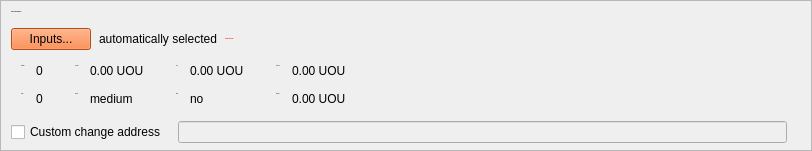
    <widget class="QFrame" name="frameCoinControl">
     <property name="sizePolicy">
      <sizepolicy hsizetype="Expanding" vsizetype="Expanding">
       <horstretch>0</horstretch>
       <verstretch>0</verstretch>
      </sizepolicy>
     </property>
     <property name="maximumSize">
      <size>
       <width>16777215</width>
       <height>16777215</height>
      </size>
     </property>
     <property name="frameShape">
      <enum>QFrame::StyledPanel</enum>
     </property>
     <property name="frameShadow">
      <enum>QFrame::Sunken</enum>
     </property>
     <layout class="QVBoxLayout" name="verticalLayoutCoinControl2">
      <property name="spacing">
       <number>0</number>
      </property>
      <property name="leftMargin">
       <number>0</number>
      </property>
      <property name="topMargin">
       <number>0</number>
      </property>
      <property name="rightMargin">
       <number>0</number>
      </property>
      <property name="bottomMargin">
       <number>6</number>
      </property>
      <item>
       <layout class="QVBoxLayout" name="verticalLayoutCoinControl" stretch="0,0,0,0,1">
        <property name="spacing">
         <number>0</number>
        </property>
        <property name="leftMargin">
         <number>10</number>
        </property>
        <property name="topMargin">
         <number>10</number>
        </property>
        <item>
         <layout class="QHBoxLayout" name="horizontalLayoutCoinControl1">
          <property name="bottomMargin">
           <number>15</number>
          </property>
          <item>
           <widget class="QLabel" name="labelCoinControlFeatures">
            <property name="sizePolicy">
             <sizepolicy hsizetype="Preferred" vsizetype="Maximum">
              <horstretch>0</horstretch>
              <verstretch>0</verstretch>
             </sizepolicy>
            </property>
            <property name="font">
             <font>
              <pointsize>-1</pointsize>
              <weight>75</weight>
              <bold>true</bold>
             </font>
            </property>
            <property name="styleSheet">
             <string notr="true">font-weight:bold;</string>
            </property>
            <property name="text">
             <string>Coin Control Features</string>
            </property>
           </widget>
          </item>
         </layout>
        </item>
        <item>
         <layout class="QHBoxLayout" name="horizontalLayoutCoinControl2" stretch="0,0,0,0">
          <property name="spacing">
           <number>8</number>
          </property>
          <property name="bottomMargin">
           <number>10</number>
          </property>
          <item>
           <widget class="QPushButton" name="pushButtonCoinControl">
            <property name="styleSheet">
             <string notr="true">background-color:#f57026;</string>
            </property>
            <property name="text">
             <string>Inputs...</string>
            </property>
            <property name="autoDefault">
             <bool>false</bool>
            </property>
           </widget>
          </item>
          <item>
           <widget class="QLabel" name="labelCoinControlAutomaticallySelected">
            <property name="text">
             <string>automatically selected</string>
            </property>
            <property name="margin">
             <number>5</number>
            </property>
           </widget>
          </item>
          <item>
           <widget class="QLabel" name="labelCoinControlInsuffFunds">
            <property name="font">
             <font>
              <pointsize>-1</pointsize>
              <weight>75</weight>
              <bold>true</bold>
             </font>
            </property>
            <property name="styleSheet">
             <string notr="true">color:red;font-weight:bold;</string>
            </property>
            <property name="text">
             <string>Insufficient funds!</string>
            </property>
            <property name="margin">
             <number>5</number>
            </property>
           </widget>
          </item>
          <item>
           <spacer name="horizontalSpacerCoinControl">
            <property name="orientation">
             <enum>Qt::Horizontal</enum>
            </property>
            <property name="sizeHint" stdset="0">
             <size>
              <width>40</width>
              <height>1</height>
             </size>
            </property>
           </spacer>
          </item>
         </layout>
        </item>
        <item>
         <widget class="QWidget" name="widgetCoinControl" native="true">
          <property name="sizePolicy">
           <sizepolicy hsizetype="Preferred" vsizetype="Preferred">
            <horstretch>0</horstretch>
            <verstretch>0</verstretch>
           </sizepolicy>
          </property>
          <property name="minimumSize">
           <size>
            <width>0</width>
            <height>0</height>
           </size>
          </property>
          <property name="styleSheet">
           <string notr="true"/>
          </property>
          <layout class="QHBoxLayout" name="horizontalLayoutCoinControl5">
           <property name="leftMargin">
            <number>0</number>
           </property>
           <property name="topMargin">
            <number>0</number>
           </property>
           <property name="rightMargin">
            <number>0</number>
           </property>
           <property name="bottomMargin">
            <number>0</number>
           </property>
           <item>
            <layout class="QHBoxLayout" name="horizontalLayoutCoinControl3" stretch="0,0,0,1">
             <property name="spacing">
              <number>20</number>
             </property>
             <property name="topMargin">
              <number>0</number>
             </property>
             <property name="bottomMargin">
              <number>10</number>
             </property>
             <item>
              <layout class="QFormLayout" name="formLayoutCoinControl1">
               <property name="horizontalSpacing">
                <number>10</number>
               </property>
               <property name="verticalSpacing">
                <number>14</number>
               </property>
               <property name="leftMargin">
                <number>10</number>
               </property>
               <property name="topMargin">
                <number>4</number>
               </property>
               <property name="rightMargin">
                <number>6</number>
               </property>
               <item row="0" column="0">
                <widget class="QLabel" name="labelCoinControlQuantityText">
                 <property name="font">
                  <font>
                   <pointsize>-1</pointsize>
                  </font>
                 </property>
                 <property name="text">
                  <string>Quantity:</string>
                 </property>
                 <property name="margin">
                  <number>0</number>
                 </property>
                </widget>
               </item>
               <item row="0" column="1">
                <widget class="QLabel" name="labelCoinControlQuantity">
                 <property name="cursor">
                  <cursorShape>IBeamCursor</cursorShape>
                 </property>
                 <property name="contextMenuPolicy">
                  <enum>Qt::ActionsContextMenu</enum>
                 </property>
                 <property name="text">
                  <string notr="true">0</string>
                 </property>
                 <property name="margin">
                  <number>0</number>
                 </property>
                 <property name="textInteractionFlags">
                  <set>Qt::LinksAccessibleByMouse|Qt::TextSelectableByKeyboard|Qt::TextSelectableByMouse</set>
                 </property>
                </widget>
               </item>
               <item row="1" column="0">
                <widget class="QLabel" name="labelCoinControlBytesText">
                 <property name="font">
                  <font>
                   <pointsize>-1</pointsize>
                  </font>
                 </property>
                 <property name="text">
                  <string>Bytes:</string>
                 </property>
                </widget>
               </item>
               <item row="1" column="1">
                <widget class="QLabel" name="labelCoinControlBytes">
                 <property name="cursor">
                  <cursorShape>IBeamCursor</cursorShape>
                 </property>
                 <property name="contextMenuPolicy">
                  <enum>Qt::ActionsContextMenu</enum>
                 </property>
                 <property name="text">
                  <string notr="true">0</string>
                 </property>
                 <property name="textInteractionFlags">
                  <set>Qt::LinksAccessibleByMouse|Qt::TextSelectableByKeyboard|Qt::TextSelectableByMouse</set>
                 </property>
                </widget>
               </item>
              </layout>
             </item>
             <item>
              <layout class="QFormLayout" name="formLayoutCoinControl2">
               <property name="horizontalSpacing">
                <number>10</number>
               </property>
               <property name="verticalSpacing">
                <number>14</number>
               </property>
               <property name="leftMargin">
                <number>6</number>
               </property>
               <property name="topMargin">
                <number>4</number>
               </property>
               <property name="rightMargin">
                <number>6</number>
               </property>
               <item row="0" column="0">
                <widget class="QLabel" name="labelCoinControlAmountText">
                 <property name="font">
                  <font>
                   <pointsize>-1</pointsize>
                  </font>
                 </property>
                 <property name="text">
                  <string>Amount:</string>
                 </property>
                 <property name="margin">
                  <number>0</number>
                 </property>
                </widget>
               </item>
               <item row="0" column="1">
                <widget class="QLabel" name="labelCoinControlAmount">
                 <property name="cursor">
                  <cursorShape>IBeamCursor</cursorShape>
                 </property>
                 <property name="contextMenuPolicy">
                  <enum>Qt::ActionsContextMenu</enum>
                 </property>
                 <property name="text">
                  <string notr="true">0.00 UOU</string>
                 </property>
                 <property name="textInteractionFlags">
                  <set>Qt::LinksAccessibleByMouse|Qt::TextSelectableByKeyboard|Qt::TextSelectableByMouse</set>
                 </property>
                </widget>
               </item>
               <item row="1" column="0">
                <widget class="QLabel" name="labelCoinControlPriorityText">
                 <property name="font">
                  <font>
                   <pointsize>-1</pointsize>
                  </font>
                 </property>
                 <property name="text">
                  <string>Priority:</string>
                 </property>
                </widget>
               </item>
               <item row="1" column="1">
                <widget class="QLabel" name="labelCoinControlPriority">
                 <property name="cursor">
                  <cursorShape>IBeamCursor</cursorShape>
                 </property>
                 <property name="contextMenuPolicy">
                  <enum>Qt::ActionsContextMenu</enum>
                 </property>
                 <property name="text">
                  <string notr="true">medium</string>
                 </property>
                 <property name="textInteractionFlags">
                  <set>Qt::LinksAccessibleByMouse|Qt::TextSelectableByKeyboard|Qt::TextSelectableByMouse</set>
                 </property>
                </widget>
               </item>
              </layout>
             </item>
             <item>
              <layout class="QFormLayout" name="formLayoutCoinControl3">
               <property name="horizontalSpacing">
                <number>10</number>
               </property>
               <property name="verticalSpacing">
                <number>14</number>
               </property>
               <property name="leftMargin">
                <number>6</number>
               </property>
               <property name="topMargin">
                <number>4</number>
               </property>
               <property name="rightMargin">
                <number>6</number>
               </property>
               <item row="0" column="0">
                <widget class="QLabel" name="labelCoinControlFeeText">
                 <property name="font">
                  <font>
                   <pointsize>-1</pointsize>
                  </font>
                 </property>
                 <property name="text">
                  <string>Fee:</string>
                 </property>
                 <property name="margin">
                  <number>0</number>
                 </property>
                </widget>
               </item>
               <item row="0" column="1">
                <widget class="QLabel" name="labelCoinControlFee">
                 <property name="cursor">
                  <cursorShape>IBeamCursor</cursorShape>
                 </property>
                 <property name="contextMenuPolicy">
                  <enum>Qt::ActionsContextMenu</enum>
                 </property>
                 <property name="text">
                  <string notr="true">0.00 UOU</string>
                 </property>
                 <property name="textInteractionFlags">
                  <set>Qt::LinksAccessibleByMouse|Qt::TextSelectableByKeyboard|Qt::TextSelectableByMouse</set>
                 </property>
                </widget>
               </item>
               <item row="1" column="0">
                <widget class="QLabel" name="labelCoinControlLowOutputText">
                 <property name="font">
                  <font>
                   <pointsize>-1</pointsize>
                  </font>
                 </property>
                 <property name="text">
                  <string>Dust:</string>
                 </property>
                </widget>
               </item>
               <item row="1" column="1">
                <widget class="QLabel" name="labelCoinControlLowOutput">
                 <property name="cursor">
                  <cursorShape>IBeamCursor</cursorShape>
                 </property>
                 <property name="contextMenuPolicy">
                  <enum>Qt::ActionsContextMenu</enum>
                 </property>
                 <property name="text">
                  <string notr="true">no</string>
                 </property>
                 <property name="textInteractionFlags">
                  <set>Qt::LinksAccessibleByMouse|Qt::TextSelectableByKeyboard|Qt::TextSelectableByMouse</set>
                 </property>
                </widget>
               </item>
              </layout>
             </item>
             <item>
              <layout class="QFormLayout" name="formLayoutCoinControl4">
               <property name="horizontalSpacing">
                <number>10</number>
               </property>
               <property name="verticalSpacing">
                <number>14</number>
               </property>
               <property name="leftMargin">
                <number>6</number>
               </property>
               <property name="topMargin">
                <number>4</number>
               </property>
               <property name="rightMargin">
                <number>6</number>
               </property>
               <item row="0" column="0">
                <widget class="QLabel" name="labelCoinControlAfterFeeText">
                 <property name="font">
                  <font>
                   <pointsize>-1</pointsize>
                  </font>
                 </property>
                 <property name="text">
                  <string>After Fee:</string>
                 </property>
                 <property name="margin">
                  <number>0</number>
                 </property>
                </widget>
               </item>
               <item row="0" column="1">
                <widget class="QLabel" name="labelCoinControlAfterFee">
                 <property name="cursor">
                  <cursorShape>IBeamCursor</cursorShape>
                 </property>
                 <property name="contextMenuPolicy">
                  <enum>Qt::ActionsContextMenu</enum>
                 </property>
                 <property name="text">
                  <string notr="true">0.00 UOU</string>
                 </property>
                 <property name="textInteractionFlags">
                  <set>Qt::LinksAccessibleByMouse|Qt::TextSelectableByKeyboard|Qt::TextSelectableByMouse</set>
                 </property>
                </widget>
               </item>
               <item row="1" column="0">
                <widget class="QLabel" name="labelCoinControlChangeText">
                 <property name="font">
                  <font>
                   <pointsize>-1</pointsize>
                  </font>
                 </property>
                 <property name="text">
                  <string>Change:</string>
                 </property>
                </widget>
               </item>
               <item row="1" column="1">
                <widget class="QLabel" name="labelCoinControlChange">
                 <property name="cursor">
                  <cursorShape>IBeamCursor</cursorShape>
                 </property>
                 <property name="contextMenuPolicy">
                  <enum>Qt::ActionsContextMenu</enum>
                 </property>
                 <property name="text">
                  <string notr="true">0.00 UOU</string>
                 </property>
                 <property name="textInteractionFlags">
                  <set>Qt::LinksAccessibleByMouse|Qt::TextSelectableByKeyboard|Qt::TextSelectableByMouse</set>
                 </property>
                </widget>
               </item>
              </layout>
             </item>
            </layout>
           </item>
          </layout>
         </widget>
        </item>
        <item>
         <layout class="QHBoxLayout" name="horizontalLayoutCoinControl4" stretch="0,0,0">
          <property name="spacing">
           <number>12</number>
          </property>
          <property name="sizeConstraint">
           <enum>QLayout::SetDefaultConstraint</enum>
          </property>
          <property name="topMargin">
           <number>5</number>
          </property>
          <property name="rightMargin">
           <number>5</number>
          </property>
          <item>
           <widget class="QCheckBox" name="checkBoxCoinControlChange">
            <property name="toolTip">
             <string>If this is activated, but the change address is empty or invalid, change will be sent to a newly generated address.</string>
            </property>
            <property name="text">
             <string>Custom change address</string>
            </property>
           </widget>
          </item>
          <item>
           <widget class="QValidatedLineEdit" name="lineEditCoinControlChange">
            <property name="enabled">
             <bool>false</bool>
            </property>
            <property name="sizePolicy">
             <sizepolicy hsizetype="Expanding" vsizetype="Fixed">
              <horstretch>0</horstretch>
              <verstretch>0</verstretch>
             </sizepolicy>
            </property>
           </widget>
          </item>
          <item>
           <widget class="QLabel" name="labelCoinControlChangeLabel">
            <property name="sizePolicy">
             <sizepolicy hsizetype="Preferred" vsizetype="Expanding">
              <horstretch>0</horstretch>
              <verstretch>0</verstretch>
             </sizepolicy>
            </property>
            <property name="minimumSize">
             <size>
              <width>0</width>
              <height>0</height>
             </size>
            </property>
            <property name="text">
             <string/>
            </property>
            <property name="margin">
             <number>-6</number>
            </property>
           </widget>
          </item>
         </layout>
        </item>
        <item>
         <spacer name="verticalSpacerCoinControl">
          <property name="orientation">
           <enum>Qt::Vertical</enum>
          </property>
          <property name="sizeHint" stdset="0">
           <size>
            <width>800</width>
            <height>1</height>
           </size>
          </property>
         </spacer>
        </item>
       </layout>
      </item>
     </layout>
    </widget>
